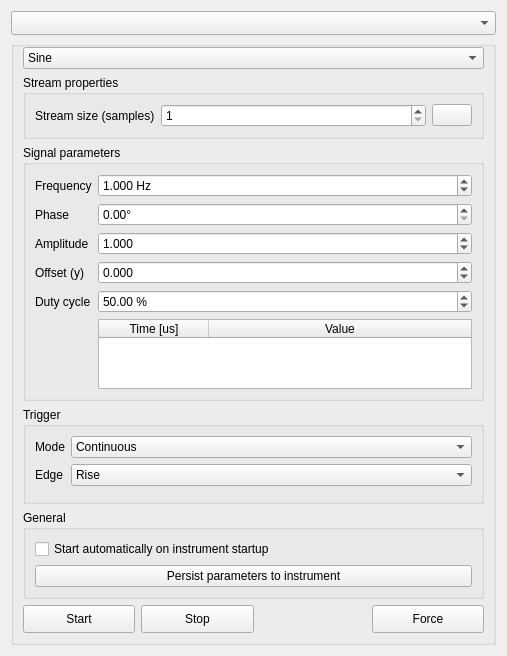
<?xml version="1.0" encoding="UTF-8"?>
<ui version="4.0">
 <class>SignalDesigner</class>
 <widget class="QWidget" name="SignalDesigner">
  <property name="geometry">
   <rect>
    <x>0</x>
    <y>0</y>
    <width>494</width>
    <height>605</height>
   </rect>
  </property>
  <property name="sizePolicy">
   <sizepolicy hsizetype="Expanding" vsizetype="Expanding">
    <horstretch>0</horstretch>
    <verstretch>0</verstretch>
   </sizepolicy>
  </property>
  <property name="contextMenuPolicy">
   <enum>Qt::NoContextMenu</enum>
  </property>
  <property name="windowTitle">
   <string>Signal Designer</string>
  </property>
  <property name="locale">
   <locale language="English" country="UnitedStates"/>
  </property>
  <layout class="QVBoxLayout" name="verticalLayout">
   <item>
    <widget class="QComboBox" name="CBSource">
     <property name="minimumSize">
      <size>
       <width>0</width>
       <height>24</height>
      </size>
     </property>
     <property name="iconSize">
      <size>
       <width>20</width>
       <height>20</height>
      </size>
     </property>
    </widget>
   </item>
   <item>
    <widget class="QGroupBox" name="GBSource">
     <property name="title">
      <string/>
     </property>
     <property name="flat">
      <bool>true</bool>
     </property>
     <layout class="QVBoxLayout" name="verticalLayout_3">
      <property name="topMargin">
       <number>0</number>
      </property>
      <item>
       <widget class="QComboBox" name="CBSignalType">
        <property name="sizePolicy">
         <sizepolicy hsizetype="Expanding" vsizetype="Fixed">
          <horstretch>0</horstretch>
          <verstretch>0</verstretch>
         </sizepolicy>
        </property>
        <property name="iconSize">
         <size>
          <width>16</width>
          <height>16</height>
         </size>
        </property>
        <item>
         <property name="text">
          <string>Sine</string>
         </property>
         <property name="icon">
          <iconset resource="../QModules.qrc">
           <normaloff>:/QModules/icons/Sine.svg</normaloff>:/QModules/icons/Sine.svg</iconset>
         </property>
        </item>
        <item>
         <property name="text">
          <string>Ramp</string>
         </property>
         <property name="icon">
          <iconset resource="../QModules.qrc">
           <normaloff>:/QModules/icons/Ramp.svg</normaloff>:/QModules/icons/Ramp.svg</iconset>
         </property>
        </item>
        <item>
         <property name="text">
          <string>Rect</string>
         </property>
         <property name="icon">
          <iconset resource="../QModules.qrc">
           <normaloff>:/QModules/icons/Rect.svg</normaloff>:/QModules/icons/Rect.svg</iconset>
         </property>
        </item>
        <item>
         <property name="text">
          <string>Pulse</string>
         </property>
         <property name="icon">
          <iconset resource="../QModules.qrc">
           <normaloff>:/QModules/icons/Pulse.svg</normaloff>:/QModules/icons/Pulse.svg</iconset>
         </property>
        </item>
       </widget>
      </item>
      <item>
       <widget class="QGroupBox" name="GBStream">
        <property name="title">
         <string>Stream properties</string>
        </property>
        <layout class="QGridLayout" name="gridLayout">
         <item row="0" column="0">
          <widget class="QLabel" name="LStreamSize">
           <property name="text">
            <string>Stream size (samples)</string>
           </property>
          </widget>
         </item>
         <item row="0" column="1">
          <widget class="QSpinBox" name="SBStreamSize">
           <property name="sizePolicy">
            <sizepolicy hsizetype="Minimum" vsizetype="Fixed">
             <horstretch>5</horstretch>
             <verstretch>0</verstretch>
            </sizepolicy>
           </property>
           <property name="minimum">
            <number>1</number>
           </property>
           <property name="maximum">
            <number>2000000000</number>
           </property>
           <property name="stepType">
            <enum>QAbstractSpinBox::AdaptiveDecimalStepType</enum>
           </property>
          </widget>
         </item>
         <item row="0" column="2">
          <widget class="QPushButton" name="PBResetStreamSize">
           <property name="toolTip">
            <string>Reset stream size</string>
           </property>
           <property name="text">
            <string/>
           </property>
           <property name="icon">
            <iconset resource="../DynExpManager.qrc">
             <normaloff>:/DynExpManager/icons/Edit-undo.svg</normaloff>:/DynExpManager/icons/Edit-undo.svg</iconset>
           </property>
          </widget>
         </item>
        </layout>
       </widget>
      </item>
      <item>
       <widget class="QGroupBox" name="GBParameters">
        <property name="sizePolicy">
         <sizepolicy hsizetype="Expanding" vsizetype="Expanding">
          <horstretch>0</horstretch>
          <verstretch>0</verstretch>
         </sizepolicy>
        </property>
        <property name="title">
         <string>Signal parameters</string>
        </property>
        <layout class="QVBoxLayout" name="verticalLayout_2">
         <item>
          <layout class="QFormLayout" name="formLayout">
           <item row="0" column="0">
            <widget class="QLabel" name="LFrequency">
             <property name="text">
              <string>Frequency</string>
             </property>
            </widget>
           </item>
           <item row="0" column="1">
            <widget class="QDoubleSpinBox" name="SBFrequencyInHz">
             <property name="keyboardTracking">
              <bool>false</bool>
             </property>
             <property name="showGroupSeparator" stdset="0">
              <bool>true</bool>
             </property>
             <property name="suffix">
              <string> Hz</string>
             </property>
             <property name="decimals">
              <number>3</number>
             </property>
             <property name="minimum">
              <double>0.001000000000000</double>
             </property>
             <property name="maximum">
              <double>100000000000.000000000000000</double>
             </property>
             <property name="stepType">
              <enum>QAbstractSpinBox::AdaptiveDecimalStepType</enum>
             </property>
             <property name="value">
              <double>1.000000000000000</double>
             </property>
            </widget>
           </item>
           <item row="1" column="0">
            <widget class="QLabel" name="LPhaseInDegree">
             <property name="text">
              <string>Phase</string>
             </property>
            </widget>
           </item>
           <item row="1" column="1">
            <widget class="QDoubleSpinBox" name="SBPhaseInDegree">
             <property name="keyboardTracking">
              <bool>false</bool>
             </property>
             <property name="suffix">
              <string>°</string>
             </property>
             <property name="maximum">
              <double>359.000000000000000</double>
             </property>
            </widget>
           </item>
           <item row="2" column="0">
            <widget class="QLabel" name="LAmplitude">
             <property name="text">
              <string>Amplitude</string>
             </property>
            </widget>
           </item>
           <item row="2" column="1">
            <widget class="QDoubleSpinBox" name="SBAmplitude">
             <property name="keyboardTracking">
              <bool>false</bool>
             </property>
             <property name="showGroupSeparator" stdset="0">
              <bool>true</bool>
             </property>
             <property name="decimals">
              <number>3</number>
             </property>
             <property name="maximum">
              <double>1000000000000.000000000000000</double>
             </property>
             <property name="stepType">
              <enum>QAbstractSpinBox::AdaptiveDecimalStepType</enum>
             </property>
             <property name="value">
              <double>1.000000000000000</double>
             </property>
            </widget>
           </item>
           <item row="3" column="0">
            <widget class="QLabel" name="LYOffset">
             <property name="text">
              <string>Offset (y)</string>
             </property>
            </widget>
           </item>
           <item row="3" column="1">
            <widget class="QDoubleSpinBox" name="SBYOffset">
             <property name="keyboardTracking">
              <bool>false</bool>
             </property>
             <property name="showGroupSeparator" stdset="0">
              <bool>true</bool>
             </property>
             <property name="decimals">
              <number>3</number>
             </property>
             <property name="minimum">
              <double>-1000000000000.000000000000000</double>
             </property>
             <property name="maximum">
              <double>1000000000000.000000000000000</double>
             </property>
             <property name="stepType">
              <enum>QAbstractSpinBox::AdaptiveDecimalStepType</enum>
             </property>
            </widget>
           </item>
           <item row="4" column="0">
            <widget class="QLabel" name="LDutyCycle">
             <property name="text">
              <string>Duty cycle</string>
             </property>
            </widget>
           </item>
           <item row="4" column="1">
            <widget class="QDoubleSpinBox" name="SBDutyCycle">
             <property name="keyboardTracking">
              <bool>false</bool>
             </property>
             <property name="suffix">
              <string> %</string>
             </property>
             <property name="maximum">
              <double>100.000000000000000</double>
             </property>
             <property name="value">
              <double>50.000000000000000</double>
             </property>
            </widget>
           </item>
           <item row="5" column="1">
            <widget class="QTableWidget" name="TWPulses">
             <property name="contextMenuPolicy">
              <enum>Qt::CustomContextMenu</enum>
             </property>
             <property name="alternatingRowColors">
              <bool>true</bool>
             </property>
             <property name="selectionMode">
              <enum>QAbstractItemView::ExtendedSelection</enum>
             </property>
             <property name="selectionBehavior">
              <enum>QAbstractItemView::SelectRows</enum>
             </property>
             <property name="wordWrap">
              <bool>false</bool>
             </property>
             <property name="rowCount">
              <number>0</number>
             </property>
             <property name="columnCount">
              <number>2</number>
             </property>
             <attribute name="horizontalHeaderCascadingSectionResizes">
              <bool>true</bool>
             </attribute>
             <attribute name="horizontalHeaderMinimumSectionSize">
              <number>60</number>
             </attribute>
             <attribute name="horizontalHeaderDefaultSectionSize">
              <number>110</number>
             </attribute>
             <attribute name="horizontalHeaderStretchLastSection">
              <bool>true</bool>
             </attribute>
             <attribute name="verticalHeaderVisible">
              <bool>false</bool>
             </attribute>
             <column>
              <property name="text">
               <string>Time [us]</string>
              </property>
              <property name="background">
               <color>
                <red>245</red>
                <green>245</green>
                <blue>245</blue>
               </color>
              </property>
             </column>
             <column>
              <property name="text">
               <string>Value</string>
              </property>
              <property name="background">
               <color>
                <red>245</red>
                <green>245</green>
                <blue>245</blue>
               </color>
              </property>
             </column>
            </widget>
           </item>
          </layout>
         </item>
         <item>
          <spacer name="verticalSpacer">
           <property name="orientation">
            <enum>Qt::Vertical</enum>
           </property>
           <property name="sizeHint" stdset="0">
            <size>
             <width>20</width>
             <height>40</height>
            </size>
           </property>
          </spacer>
         </item>
        </layout>
       </widget>
      </item>
      <item>
       <widget class="QGroupBox" name="GBTrigger">
        <property name="title">
         <string>Trigger</string>
        </property>
        <layout class="QFormLayout" name="formLayout_2">
         <item row="0" column="0">
          <widget class="QLabel" name="LTriggerMode">
           <property name="text">
            <string>Mode</string>
           </property>
          </widget>
         </item>
         <item row="0" column="1">
          <widget class="QComboBox" name="CBTriggerMode">
           <property name="minimumSize">
            <size>
             <width>80</width>
             <height>0</height>
            </size>
           </property>
           <item>
            <property name="text">
             <string>Continuous</string>
            </property>
           </item>
           <item>
            <property name="text">
             <string>Single (extern)</string>
            </property>
           </item>
           <item>
            <property name="text">
             <string>Step (extern)</string>
            </property>
           </item>
           <item>
            <property name="text">
             <string>Manual</string>
            </property>
           </item>
          </widget>
         </item>
         <item row="1" column="0">
          <widget class="QLabel" name="LTriggerEdge">
           <property name="text">
            <string>Edge</string>
           </property>
          </widget>
         </item>
         <item row="1" column="1">
          <widget class="QComboBox" name="CBTriggerEdge">
           <item>
            <property name="text">
             <string>Rise</string>
            </property>
           </item>
           <item>
            <property name="text">
             <string>Fall</string>
            </property>
           </item>
          </widget>
         </item>
         <item row="2" column="1">
          <spacer name="verticalSpacer_3">
           <property name="orientation">
            <enum>Qt::Vertical</enum>
           </property>
           <property name="sizeHint" stdset="0">
            <size>
             <width>401</width>
             <height>27</height>
            </size>
           </property>
          </spacer>
         </item>
        </layout>
       </widget>
      </item>
      <item>
       <widget class="QGroupBox" name="GBGeneral">
        <property name="title">
         <string>General</string>
        </property>
        <layout class="QVBoxLayout" name="verticalLayout_4">
         <item>
          <widget class="QCheckBox" name="CBAutostart">
           <property name="text">
            <string>Start automatically on instrument startup</string>
           </property>
          </widget>
         </item>
         <item>
          <widget class="QPushButton" name="BPersist">
           <property name="text">
            <string>Persist parameters to instrument</string>
           </property>
           <property name="icon">
            <iconset resource="../DynExpManager.qrc">
             <normaloff>:/DynExpManager/icons/Document-save.svg</normaloff>:/DynExpManager/icons/Document-save.svg</iconset>
           </property>
           <property name="checkable">
            <bool>true</bool>
           </property>
          </widget>
         </item>
        </layout>
       </widget>
      </item>
      <item>
       <layout class="QHBoxLayout" name="horizontalLayout">
        <item>
         <widget class="QPushButton" name="BStart">
          <property name="sizePolicy">
           <sizepolicy hsizetype="Expanding" vsizetype="Fixed">
            <horstretch>0</horstretch>
            <verstretch>0</verstretch>
           </sizepolicy>
          </property>
          <property name="minimumSize">
           <size>
            <width>0</width>
            <height>28</height>
           </size>
          </property>
          <property name="maximumSize">
           <size>
            <width>16777215</width>
            <height>28</height>
           </size>
          </property>
          <property name="text">
           <string>Start</string>
          </property>
          <property name="icon">
           <iconset resource="../DynExpManager.qrc">
            <normaloff>:/DynExpManager/icons/Media-playback-start.svg</normaloff>:/DynExpManager/icons/Media-playback-start.svg</iconset>
          </property>
          <property name="iconSize">
           <size>
            <width>20</width>
            <height>20</height>
           </size>
          </property>
         </widget>
        </item>
        <item>
         <widget class="QPushButton" name="BStop">
          <property name="sizePolicy">
           <sizepolicy hsizetype="Expanding" vsizetype="Fixed">
            <horstretch>0</horstretch>
            <verstretch>0</verstretch>
           </sizepolicy>
          </property>
          <property name="minimumSize">
           <size>
            <width>0</width>
            <height>28</height>
           </size>
          </property>
          <property name="maximumSize">
           <size>
            <width>16777215</width>
            <height>28</height>
           </size>
          </property>
          <property name="text">
           <string>Stop</string>
          </property>
          <property name="icon">
           <iconset resource="../DynExpManager.qrc">
            <normaloff>:/DynExpManager/icons/Media-playback-stop.svg</normaloff>:/DynExpManager/icons/Media-playback-stop.svg</iconset>
          </property>
          <property name="iconSize">
           <size>
            <width>20</width>
            <height>20</height>
           </size>
          </property>
         </widget>
        </item>
        <item>
         <spacer name="horizontalSpacer">
          <property name="orientation">
           <enum>Qt::Horizontal</enum>
          </property>
          <property name="sizeHint" stdset="0">
           <size>
            <width>40</width>
            <height>20</height>
           </size>
          </property>
         </spacer>
        </item>
        <item>
         <widget class="QPushButton" name="BForce">
          <property name="sizePolicy">
           <sizepolicy hsizetype="Expanding" vsizetype="Fixed">
            <horstretch>0</horstretch>
            <verstretch>0</verstretch>
           </sizepolicy>
          </property>
          <property name="minimumSize">
           <size>
            <width>0</width>
            <height>28</height>
           </size>
          </property>
          <property name="maximumSize">
           <size>
            <width>16777215</width>
            <height>28</height>
           </size>
          </property>
          <property name="text">
           <string>Force</string>
          </property>
          <property name="iconSize">
           <size>
            <width>20</width>
            <height>20</height>
           </size>
          </property>
         </widget>
        </item>
       </layout>
      </item>
     </layout>
    </widget>
   </item>
  </layout>
 </widget>
 <tabstops>
  <tabstop>CBSource</tabstop>
  <tabstop>CBSignalType</tabstop>
  <tabstop>SBStreamSize</tabstop>
  <tabstop>PBResetStreamSize</tabstop>
  <tabstop>SBFrequencyInHz</tabstop>
  <tabstop>SBPhaseInDegree</tabstop>
  <tabstop>SBAmplitude</tabstop>
  <tabstop>SBYOffset</tabstop>
  <tabstop>SBDutyCycle</tabstop>
  <tabstop>TWPulses</tabstop>
  <tabstop>CBTriggerMode</tabstop>
  <tabstop>CBTriggerEdge</tabstop>
  <tabstop>CBAutostart</tabstop>
  <tabstop>BPersist</tabstop>
  <tabstop>BStart</tabstop>
  <tabstop>BStop</tabstop>
  <tabstop>BForce</tabstop>
 </tabstops>
 <resources>
  <include location="../QModules.qrc"/>
  <include location="../DynExpManager.qrc"/>
 </resources>
 <connections>
  <connection>
   <sender>TWPulses</sender>
   <signal>customContextMenuRequested(QPoint)</signal>
   <receiver>SignalDesigner</receiver>
   <slot>OnPulsesContextMenuRequested(QPoint)</slot>
   <hints>
    <hint type="sourcelabel">
     <x>275</x>
     <y>316</y>
    </hint>
    <hint type="destinationlabel">
     <x>246</x>
     <y>300</y>
    </hint>
   </hints>
  </connection>
 </connections>
 <slots>
  <slot>OnPulsesContextMenuRequested(QPoint)</slot>
 </slots>
</ui>
